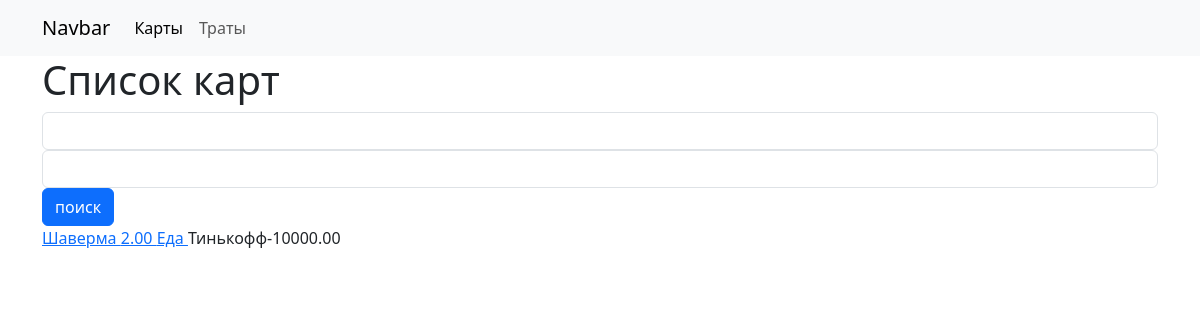
The app's page /operation/, older data.
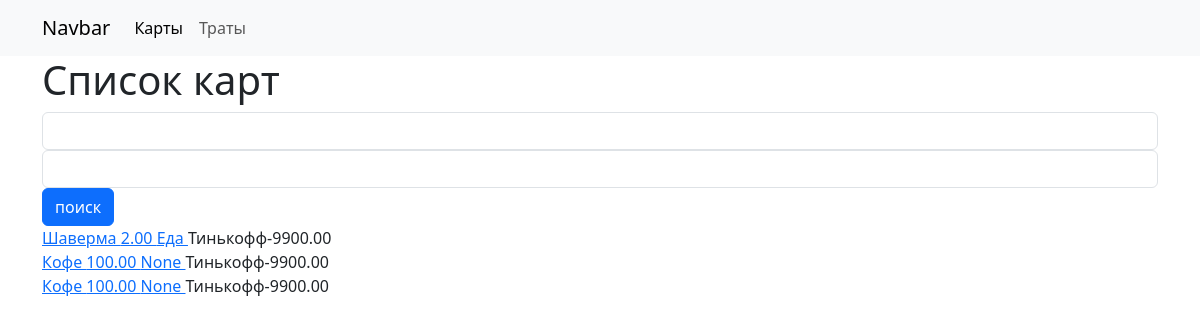
The same page, newer data.
### transactionapp/models.py (models this page shows, shortened)
class Operation(models.Model):
    name = models.CharField(max_length=255)
    value = models.DecimalField(max_digits=10,decimal_places=2)
    bankcard= models.ForeignKey(BankCard,on_delete=models.PROTECT)
    category = models.ForeignKey(Category,
                                 on_delete=models.SET_NULL,
                                 blank=True,
                                 null=True)

class Category(models.Model):
    name = models.CharField(max_length=255)
    def __str__(self):
        return self.name

### bankapp/models.py (models this page shows, shortened)
class BankCard(models.Model):
    name= models.CharField(max_length=255)
    balance= models.DecimalField(
        max_digits=10,
        decimal_places=2,
        default=0,blank=True
    )
    img = models.ImageField(blank=True,null=True)
    def __str__(self):
        return f'{self.name}-{self.balance}'

### transactionapp/views.py (the view)
# urls.py: path('operation/',operation_list),
def operation_list(request):
    name = request.GET.get('operation_name')
    value = request.GET.get('value')
    operation_list =Operation.objects.filter()
    if name:
        operation_list = operation_list.filter(name__icontains=name)
    if value:
        operation_list = operation_list.filter(value__gte=value)
    context = {
        'operation_list':operation_list
    }
    return render(request,'transactionapp/operation_list.html',context)

### transactionapp/templates/transactionapp/operation_list.html
{%extends 'base.html'%}
{%block content%}
<h1>Список карт</h1>
<form>
    <input
    name="operation_name"
    class="form-control"
    value="{{request.GET.operation_name}}">
    <input
    name="value"
    class="form-control"
    value="{{request.GET.value}}">
<button class="btn btn-primary"> поиск </button>
</form>
{% for card in operation_list%}
<div> <a href="{{card.get_absolute_url}}"> {{card.name}} {{card.value}} {{card.category}} </a>  {{card.bankcard}}</div>
{%endfor%}
{%endblock%}

Row changes from the older to the newer data that the page shows:
changed through a linked row, Operation "Шаверма": bankcard "Тинькофф-10000.00" → "Тинькофф-9900.00"
added Operation: name "Кофе", value "100.00", category "None", bankcard "Тинькофф-9900.00"
added Operation: name "Кофе", value "100.00", category "None", bankcard "Тинькофф-9900.00"
